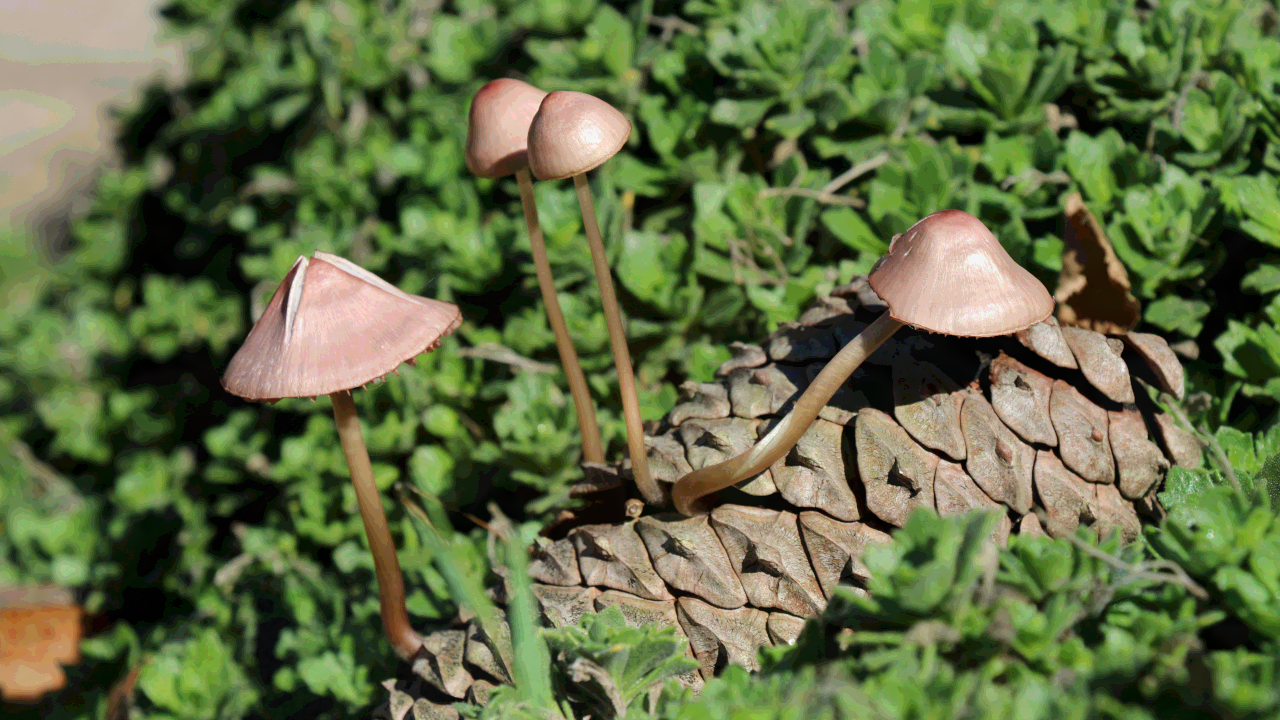
#> input picture traitement d'image/TP2_Stegano/TP2_Stegano/exercices/message_x.png, 1280 x 720 px
$ python decode.py
#> lines starting #> are read from the running program, lines starting #| are printed output that depends on the picture
### traitement d'image/TP2_Stegano/TP2_Stegano/stegano.py
import PIL
import PIL.Image


def high(value, n):
    '''
    Return the n high weight bits of a value

    >>> bin(high(0b11010101, 2))
    '0b11000000'
    '''

    return value >> (8 - n) << (8 - n)


def low(value, n):
    '''
    Return the n lowest bits of a value

    >>> bin(low(0b11010010, 2))
    '0b10'
    '''

    return value % (2 ** n)


def image_load(path):
    '''
    Load an image from *path* and returns it size Width and Height and
    an array containing image values.

    returns: (W, H), array

    Note: if the image width is WxH, returns an array of size WxHx3
    because there is 3 bands, Red, Green and Blue per image.

    Each array item is in the range [0, 255], (i.e: color band are
    stared as one byte item).
    '''
#> called with path = 'exercices/message_x.png'

    im = PIL.Image.open(path).convert('RGB')
#> im is the input picture: PIL image 1280x720 RGB; mean R, G, B 96.8, 108.7, 67.4
    return im.size, bytearray(im.tobytes())


def image_save(data, size, path):
    '''
    Save an array *data* of size WxHx3 to an image of *size* to the *path*.

    Note: the path extension indicate the file format (png or jpg for example).
    '''

    im = PIL.Image.new('RGB', size)
    im.frombytes(bytes(data))
    im.save(path)


def image_new(size):
    '''
    Create a new array able to store an image of size *size*.
    '''

    im = PIL.Image.new('RGB', size)
    return bytearray(im.tobytes())

### traitement d'image/TP2_Stegano/TP2_Stegano/decode.py
# coding: utf8
# chargement des fonctionnalité d'image ainsi que de low et high
from stegano import *


def decoder_with_params(bit, image, final_path):
    # charge le fichier
    size, image = image_load(image)
#> size = (1280, 720)

    # crée une nouvelle image de résultat
    result = image_new(size)
#> in image_new, `im = PIL.Image.new('RGB', size)`: im: PIL image 1280x720 RGB; every value is 0

    for i in range(len(image)):
        lsb = low(image[i], bit)
        shifted = lsb * (2 ** (8 - bit))  # on décale les 4 bytes de point faible vers les forts
        result[i] = high(shifted, bit)
#> this loop made 2764800 passes
#> (lsb, shifted) on passes 1 to 3: (66, 132), (50, 100), (50, 100)
    image_save(result, size, final_path)
#> in image_save, `im.frombytes(bytes(data))`:
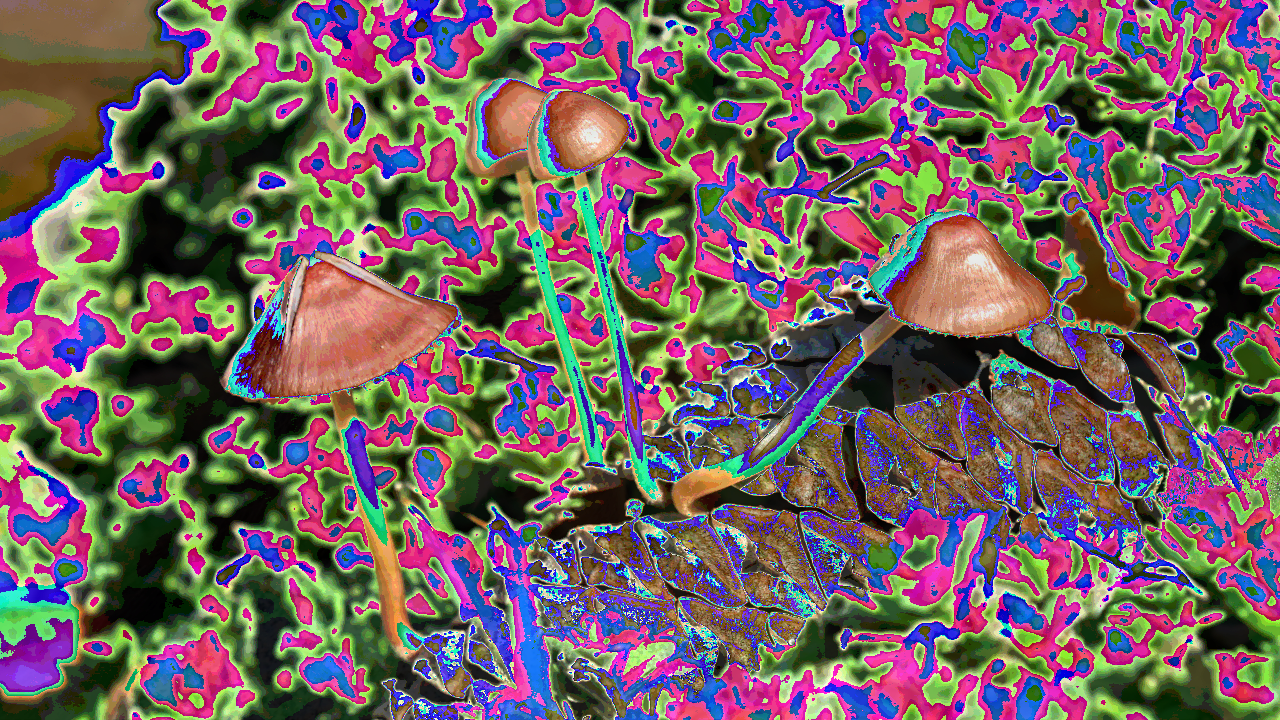
#> im: PIL image 1280x720 RGB; mean R, G, B 115.2, 96.5, 97.6


decoder_with_params(7,'exercices/message_x.png','resultat.png')
